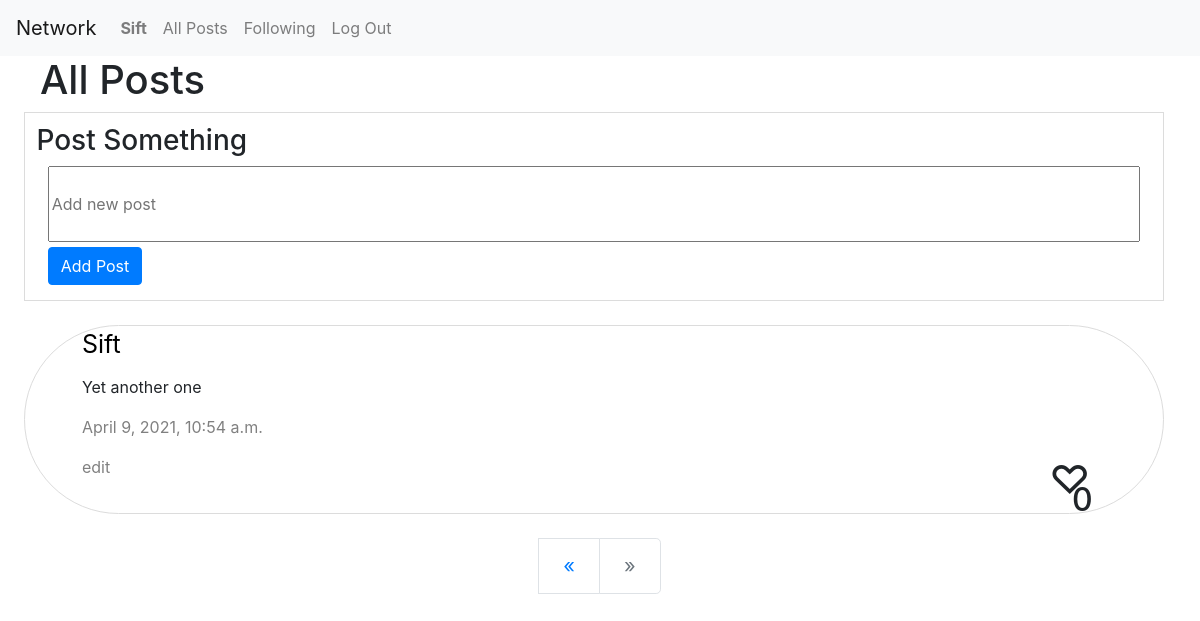
/?page=2 (signed in), run on the app's committed database.
### network/models.py (models this page shows)
class User(AbstractUser):
    pass

class Posts(models.Model):
    posts = models.CharField(max_length=50)
    user = models.ForeignKey('User',on_delete=models.CASCADE)
    date = models.DateTimeField(default=datetime.now())
    like = models.ManyToManyField('User',blank='True',related_name='Likes')
    class Meta:
        ordering =['-date']

### network/views.py (the view, shortened to what this page needs)
# urls.py: path("", views.index, name="index"),
def index(request):
    p = Posts.objects.all()
    paginator = Paginator(p, 10)
    if request.GET.get("page") != None:
        try:
            p = paginator.page(request.GET.get("page"))
        except:
            p = paginator.page(1)
    else:
        p = paginator.page(1)
    return render(request, "network/index.html",{
        "Posts":p,
    })

### network/templates/network/index.html (shortened to what this page needs)
{% extends "network/layout.html" %}
{% block body %}
    {% if user.is_authenticated %}
    <h1 class='title'>All Posts</h1>
    <form action="{% url 'index' %}" method='POST'>
    <div class="smth">
        <h3 id="one">Post Something</h3>
        <input type="textarea" name="Posting" id="Posting" placeholder="Add new post"
        required="True" maxlength="170">
        <button class="btn btn-primary" type="submit">Add Post</button>
    </div>
    </form>
{% endif %}
{% for i in Posts %}
<div class="comments" id="{{ i.id }}">
    <a href="{% url 'profile' i.user %}" class="username">{{i.user}}</a>
    <p class="comment-cont"id="comment-cont-{{ i.id }}">{{i.posts}}</p>
    <p class="date">{{i.date}}</p>
    {% if request.user == i.user %}
    <a href="#" class='edit'>edit</a>
    {% endif %}
    {% if request.user in i.like.all %}
    <h1 class='like' id='like1-{{i.id}}'>&#9829;</h1>
    {% else %}
    <h1 class='like' id='like-{{i.id}}'>&#9825;</h1>
    {% endif %}
    <h2 class='counter' id='count-{{i.id}}'>{{i.like.count}}</h2>
</div>
{% endfor %}
{% include "network/paginator.html" %}
{% endblock %}

### network/templates/network/layout.html (shortened to what this page needs)
{% load static %}
<!DOCTYPE html>
<html lang="en">
    <head>
        <link rel="stylesheet" href="https://stackpath.bootstrapcdn.com/bootstrap/4.4.1/css/bootstrap.min.css">
        <link href="{% static 'network/styles.css' %}" rel="stylesheet">
    </head>
    <body>
        <nav class="navbar navbar-expand-lg navbar-light bg-light">
            <a class="navbar-brand">Network</a>
            <div>
              <ul class="navbar-nav mr-auto">
                {% if user.is_authenticated %}
                    <li class="nav-item">
                        <a class="nav-link" href="{% url 'profile' user=user.username %}"><strong>{{ user.username }}</strong></a>
                    </li>
                {% endif %}
                <li class="nav-item">
                  <a class="nav-link" href="{% url 'index' %}">All Posts</a>
                </li>
                {% if user.is_authenticated %}
                    <li class="nav-item">
                        <a class="nav-link" href="{% url 'following' %}">Following</a>
                    </li>
                    <li class="nav-item">
                        <a class="nav-link" href="{% url 'logout' %}">Log Out</a>
                    </li>
                {% endif %}
              </ul>
            </div>
          </nav>
        <div class="body">
            {% block body %}
            {% endblock %}
        </div>
    </body>
</html>

### network/static/network/styles.css (style rules this page uses)
.comments { border-radius: 10cm; border-style: solid; border-width: thin; border-color:gainsboro; width: 95%; height: 5cm; margin-left: 2%; margin: 2%; }
.comment-cont { word-wrap: break-word; margin-top: 1%; margin-left: 5%; }
.username { word-wrap: break-word; margin-top: 1%; margin-left: 5%; font-size: 25px; color: black; }
.smth { border-style:solid; border-width: thin; border-color: gainsboro; width: 95%; height: 5cm; margin-left: 2%; }
#Posting { width: 10cm; height: 2cm; width: 96%; margin-left: 2%; }
.btn { margin-left: 2%; margin-top:0.5% }
#one { margin-top: 1%; margin-left: 1%; }
.date { word-wrap: break-word; margin-top: 1%; margin-left: 5%; color: gray; }
.edit { word-wrap: break-word; margin-top: 1%; margin-left: 5%; color: gray; }
.like { margin-top:-2%; margin-left:90%; }
.counter { margin-top:-2.7%; margin-left:92%; }
.title { margin-left: 2.5rem; }

### data on the page
User: username "Sift"
Posts: user "Sift", posts "Yet another one", date "April 9, 2021, 10:54 a.m.", shows "edit", like.count "0"
